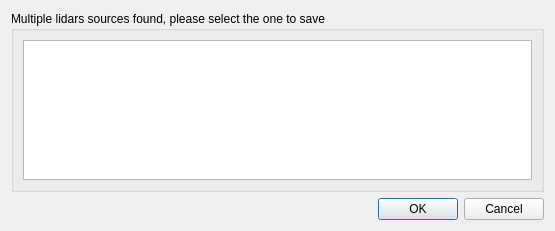
<?xml version="1.0" encoding="UTF-8"?>
<ui version="4.0">
 <class>lqChooseLidarDialog</class>
 <widget class="QDialog" name="lqChooseLidarDialog">
  <property name="geometry">
   <rect>
    <x>0</x>
    <y>0</y>
    <width>555</width>
    <height>231</height>
   </rect>
  </property>
  <property name="windowTitle">
   <string>Choose Lidar</string>
  </property>
  <layout class="QGridLayout" name="gridLayout_2">
   <item row="0" column="0" colspan="2">
    <widget class="QGroupBox" name="LidarGroup">
     <property name="title">
      <string>Multiple lidars sources found, please select the one to save</string>
     </property>
     <layout class="QGridLayout" name="gridLayout">
      <item row="0" column="0">
       <widget class="QListWidget" name="ListLidar"/>
      </item>
     </layout>
    </widget>
   </item>
   <item row="1" column="1">
    <widget class="QDialogButtonBox" name="ButtonBox">
     <property name="orientation">
      <enum>Qt::Horizontal</enum>
     </property>
     <property name="standardButtons">
      <set>QDialogButtonBox::Cancel|QDialogButtonBox::Ok</set>
     </property>
    </widget>
   </item>
  </layout>
 </widget>
 <resources/>
 <connections>
  <connection>
   <sender>ButtonBox</sender>
   <signal>accepted()</signal>
   <receiver>lqChooseLidarDialog</receiver>
   <slot>accept()</slot>
   <hints>
    <hint type="sourcelabel">
     <x>248</x>
     <y>254</y>
    </hint>
    <hint type="destinationlabel">
     <x>157</x>
     <y>274</y>
    </hint>
   </hints>
  </connection>
  <connection>
   <sender>ButtonBox</sender>
   <signal>rejected()</signal>
   <receiver>lqChooseLidarDialog</receiver>
   <slot>reject()</slot>
   <hints>
    <hint type="sourcelabel">
     <x>316</x>
     <y>260</y>
    </hint>
    <hint type="destinationlabel">
     <x>286</x>
     <y>274</y>
    </hint>
   </hints>
  </connection>
 </connections>
</ui>
